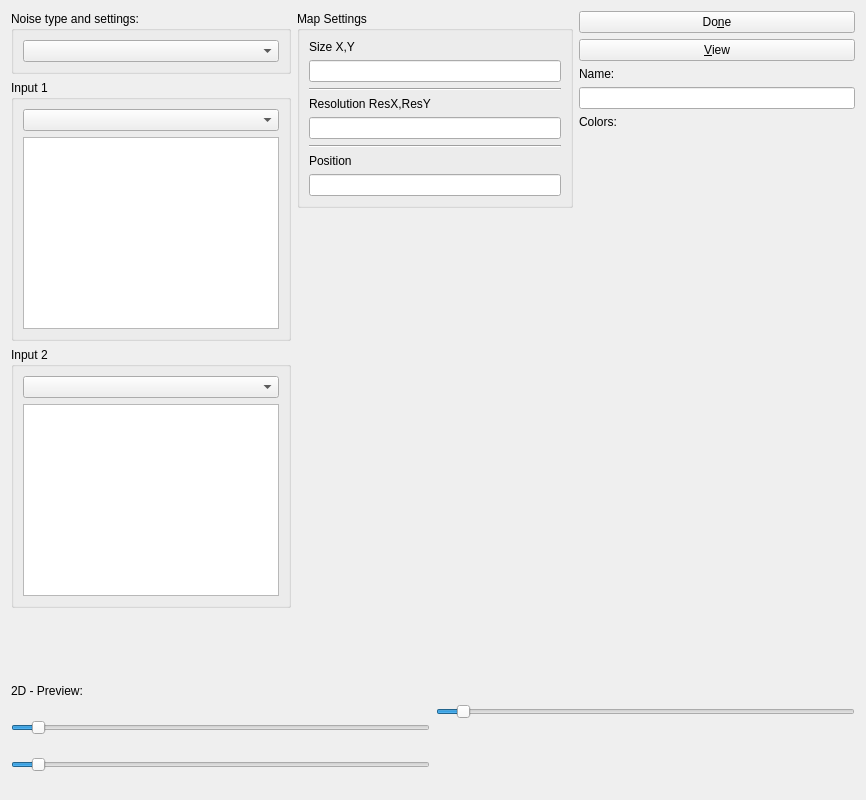
<?xml version="1.0" encoding="UTF-8"?>
<ui version="4.0">
 <class>MFNoiseCombinor</class>
 <widget class="QWidget" name="MFNoiseCombinor">
  <property name="geometry">
   <rect>
    <x>0</x>
    <y>0</y>
    <width>866</width>
    <height>800</height>
   </rect>
  </property>
  <property name="windowTitle">
   <string>Form</string>
  </property>
  <layout class="QVBoxLayout" name="verticalLayout_3">
   <item>
    <layout class="QHBoxLayout" name="layoutHSettings">
     <property name="bottomMargin">
      <number>10</number>
     </property>
     <item>
      <layout class="QVBoxLayout" name="verticalLayoutSettings">
       <item>
        <widget class="QGroupBox" name="groupBox_3">
         <property name="minimumSize">
          <size>
           <width>240</width>
           <height>0</height>
          </size>
         </property>
         <property name="title">
          <string>Noise type and settings:</string>
         </property>
         <layout class="QVBoxLayout" name="verticalLayout_2">
          <item>
           <widget class="QComboBox" name="comboBoxCombiner">
            <property name="currentIndex">
             <number>-1</number>
            </property>
            <item>
             <property name="text">
              <string>Add</string>
             </property>
            </item>
            <item>
             <property name="text">
              <string>Max</string>
             </property>
            </item>
            <item>
             <property name="text">
              <string>Min</string>
             </property>
            </item>
            <item>
             <property name="text">
              <string>Multiply</string>
             </property>
            </item>
            <item>
             <property name="text">
              <string>Power</string>
             </property>
            </item>
           </widget>
          </item>
         </layout>
        </widget>
       </item>
       <item>
        <widget class="QGroupBox" name="groupBoxInput1">
         <property name="title">
          <string>Input 1</string>
         </property>
         <layout class="QVBoxLayout" name="verticalLayout_4">
          <item>
           <widget class="QComboBox" name="comboBoxType1">
            <property name="currentIndex">
             <number>-1</number>
            </property>
            <item>
             <property name="text">
              <string>Generator</string>
             </property>
            </item>
            <item>
             <property name="text">
              <string>Combiner</string>
             </property>
            </item>
            <item>
             <property name="text">
              <string>Modifier</string>
             </property>
            </item>
            <item>
             <property name="text">
              <string>Selector</string>
             </property>
            </item>
            <item>
             <property name="text">
              <string>Transformer</string>
             </property>
            </item>
           </widget>
          </item>
          <item>
           <widget class="QListWidget" name="listWidgetInput1"/>
          </item>
         </layout>
        </widget>
       </item>
       <item>
        <widget class="QGroupBox" name="groupBoxInput2">
         <property name="title">
          <string>Input 2</string>
         </property>
         <layout class="QVBoxLayout" name="verticalLayout_5">
          <item>
           <widget class="QComboBox" name="comboBoxType2">
            <property name="currentIndex">
             <number>-1</number>
            </property>
            <item>
             <property name="text">
              <string>Generator</string>
             </property>
            </item>
            <item>
             <property name="text">
              <string>Combiner</string>
             </property>
            </item>
            <item>
             <property name="text">
              <string>Modifier</string>
             </property>
            </item>
            <item>
             <property name="text">
              <string>Selector</string>
             </property>
            </item>
            <item>
             <property name="text">
              <string>Transformer</string>
             </property>
            </item>
           </widget>
          </item>
          <item>
           <widget class="QListWidget" name="listWidgetInput2"/>
          </item>
         </layout>
        </widget>
       </item>
       <item>
        <spacer name="verticalSpacer_2">
         <property name="orientation">
          <enum>Qt::Vertical</enum>
         </property>
         <property name="sizeHint" stdset="0">
          <size>
           <width>20</width>
           <height>40</height>
          </size>
         </property>
        </spacer>
       </item>
       <item>
        <spacer name="horizontalSpacer">
         <property name="orientation">
          <enum>Qt::Horizontal</enum>
         </property>
         <property name="sizeHint" stdset="0">
          <size>
           <width>40</width>
           <height>20</height>
          </size>
         </property>
        </spacer>
       </item>
      </layout>
     </item>
     <item>
      <layout class="QVBoxLayout" name="leftVLayout">
       <item>
        <widget class="QGroupBox" name="groupBox_2">
         <property name="minimumSize">
          <size>
           <width>100</width>
           <height>0</height>
          </size>
         </property>
         <property name="title">
          <string>Map Settings</string>
         </property>
         <layout class="QVBoxLayout" name="verticalLayout">
          <item>
           <widget class="QLabel" name="label_2">
            <property name="text">
             <string>Size X,Y</string>
            </property>
           </widget>
          </item>
          <item>
           <widget class="QLineEdit" name="sizeXY"/>
          </item>
          <item>
           <widget class="Line" name="line">
            <property name="orientation">
             <enum>Qt::Horizontal</enum>
            </property>
           </widget>
          </item>
          <item>
           <widget class="QLabel" name="label_3">
            <property name="text">
             <string>Resolution ResX,ResY</string>
            </property>
           </widget>
          </item>
          <item>
           <widget class="QLineEdit" name="ResolutionXY"/>
          </item>
          <item>
           <widget class="Line" name="line_2">
            <property name="orientation">
             <enum>Qt::Horizontal</enum>
            </property>
           </widget>
          </item>
          <item>
           <widget class="QLabel" name="label_4">
            <property name="text">
             <string>Position</string>
            </property>
           </widget>
          </item>
          <item>
           <widget class="QLineEdit" name="posXY"/>
          </item>
         </layout>
        </widget>
       </item>
       <item>
        <spacer name="verticalSpacer_3">
         <property name="orientation">
          <enum>Qt::Vertical</enum>
         </property>
         <property name="sizeHint" stdset="0">
          <size>
           <width>20</width>
           <height>40</height>
          </size>
         </property>
        </spacer>
       </item>
      </layout>
     </item>
     <item>
      <layout class="QVBoxLayout" name="verticalLayoutRight">
       <item>
        <widget class="QPushButton" name="buttonDone">
         <property name="text">
          <string>Do&amp;ne</string>
         </property>
        </widget>
       </item>
       <item>
        <widget class="QPushButton" name="buttonView">
         <property name="text">
          <string>&amp;View</string>
         </property>
        </widget>
       </item>
       <item>
        <widget class="QLabel" name="label">
         <property name="text">
          <string>Name:</string>
         </property>
        </widget>
       </item>
       <item>
        <widget class="QLineEdit" name="lineEditName"/>
       </item>
       <item>
        <widget class="QLabel" name="labelColors">
         <property name="minimumSize">
          <size>
           <width>250</width>
           <height>0</height>
          </size>
         </property>
         <property name="text">
          <string>Colors:</string>
         </property>
        </widget>
       </item>
       <item>
        <layout class="QVBoxLayout" name="verticalLayoutColors"/>
       </item>
       <item>
        <spacer name="verticalSpacer">
         <property name="orientation">
          <enum>Qt::Vertical</enum>
         </property>
         <property name="sizeHint" stdset="0">
          <size>
           <width>20</width>
           <height>40</height>
          </size>
         </property>
        </spacer>
       </item>
       <item>
        <spacer name="horizontalSpacer_2">
         <property name="orientation">
          <enum>Qt::Horizontal</enum>
         </property>
         <property name="sizeHint" stdset="0">
          <size>
           <width>270</width>
           <height>20</height>
          </size>
         </property>
        </spacer>
       </item>
      </layout>
     </item>
    </layout>
   </item>
   <item>
    <widget class="QLabel" name="label_5">
     <property name="text">
      <string>2D - Preview:</string>
     </property>
    </widget>
   </item>
   <item>
    <layout class="QHBoxLayout" name="horizontalLayout">
     <item>
      <layout class="QVBoxLayout" name="layoutVInputNoise">
       <item>
        <widget class="QSlider" name="sliderInput1">
         <property name="minimum">
          <number>1</number>
         </property>
         <property name="maximum">
          <number>1000</number>
         </property>
         <property name="value">
          <number>50</number>
         </property>
         <property name="orientation">
          <enum>Qt::Horizontal</enum>
         </property>
        </widget>
       </item>
       <item>
        <widget class="QSlider" name="sliderInput2">
         <property name="minimum">
          <number>1</number>
         </property>
         <property name="maximum">
          <number>1000</number>
         </property>
         <property name="value">
          <number>50</number>
         </property>
         <property name="orientation">
          <enum>Qt::Horizontal</enum>
         </property>
        </widget>
       </item>
      </layout>
     </item>
     <item>
      <layout class="QVBoxLayout" name="layoutVOut">
       <item>
        <widget class="QSlider" name="sliderOutput">
         <property name="minimum">
          <number>1</number>
         </property>
         <property name="maximum">
          <number>1000</number>
         </property>
         <property name="value">
          <number>50</number>
         </property>
         <property name="orientation">
          <enum>Qt::Horizontal</enum>
         </property>
        </widget>
       </item>
       <item>
        <spacer name="spacerXYOut">
         <property name="orientation">
          <enum>Qt::Vertical</enum>
         </property>
         <property name="sizeHint" stdset="0">
          <size>
           <width>20</width>
           <height>40</height>
          </size>
         </property>
        </spacer>
       </item>
      </layout>
     </item>
    </layout>
   </item>
  </layout>
 </widget>
 <resources/>
 <connections/>
</ui>
